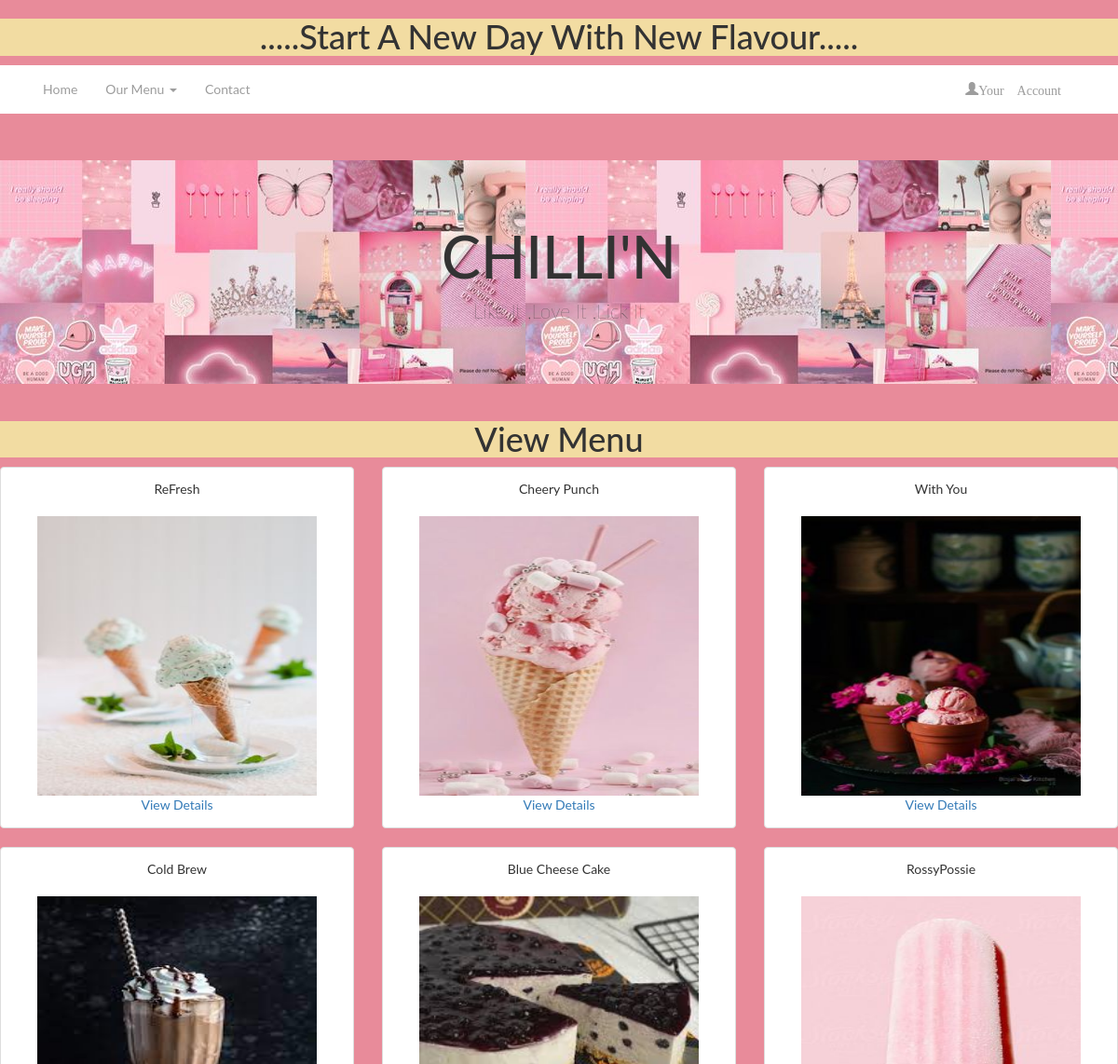
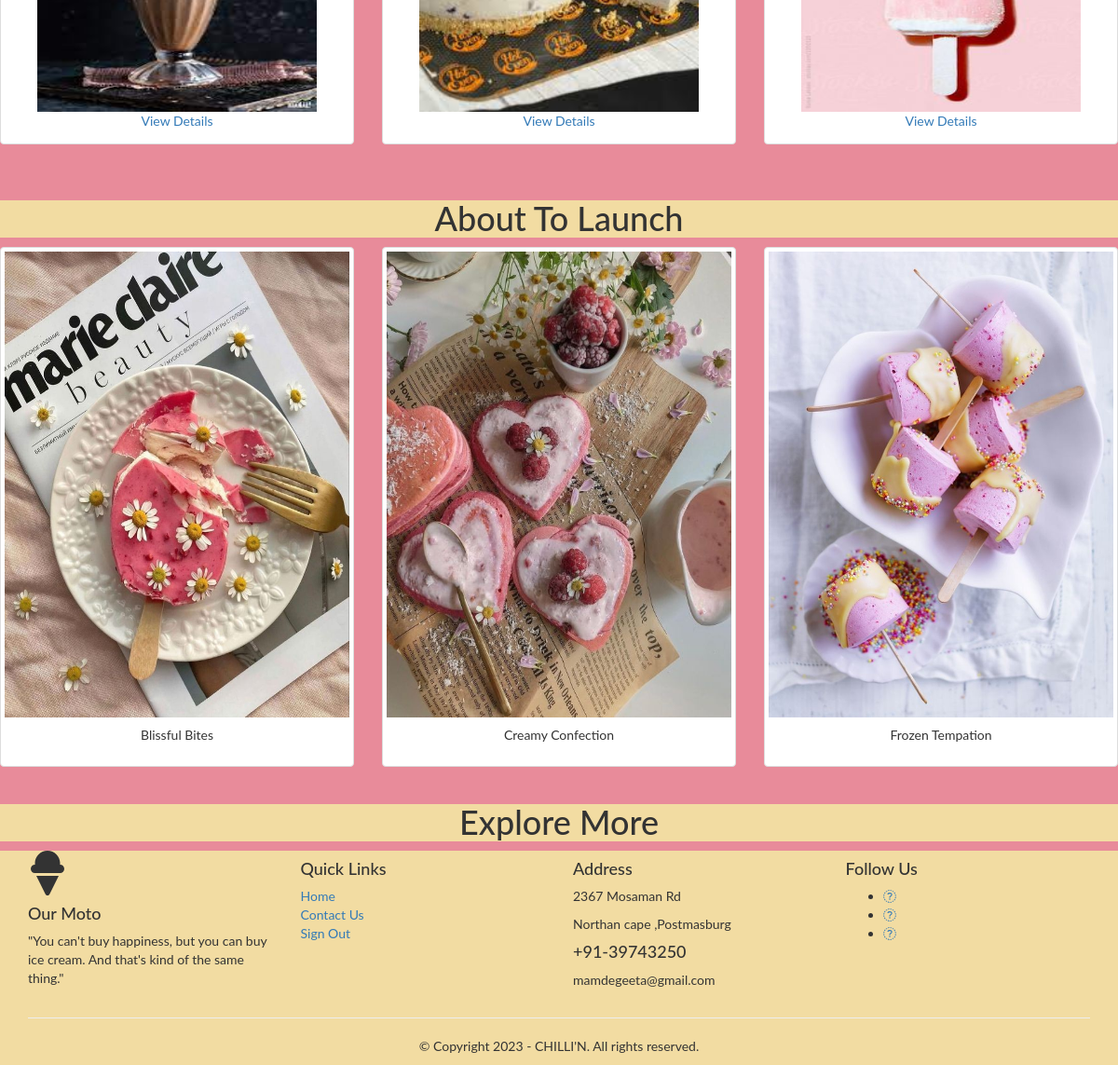
The page / on the database its author committed (2 pictures, top to bottom).
### backend/models.py (models this page shows)
class Ice_creame(models.Model):
    chillin_name = models.CharField(max_length=50)
    price = models.FloatField(default=50)
    description = models.CharField(max_length=100)
    image = models.ImageField(upload_to="image",default="abc.jpg",null=True)
    cate = models.ForeignKey(Category,on_delete=models.CASCADE)
    class Meta:
        db_table ="Ice_creame"

### frontend/views.py (the view)
# urls.py: path('',views.home),
def home(request):
    icey = Category.objects.all()
    creame = Ice_creame.objects.all()
    return render(request,"base1.html",{'icey':icey ,'creame':creame})

### frontend/templates/base1.html (shortened to what this page needs)
{%load  static %}
<!DOCTYPE html>
<html lang="en">
<head>
  <link rel="stylesheet" href="https://maxcdn.bootstrapcdn.com/bootstrap/3.4.1/css/bootstrap.min.css">
  <link rel="stylesheet" href="https://cdnjs.cloudflare.com/ajax/libs/font-awesome/4.7.0/css/font-awesome.min.css">
  <link rel="stylesheet" href="https://cdnjs.cloudflare.com/ajax/libs/font-awesome/5.15.3/css/all.min.css">
  <link rel="stylesheet" href="{% static 'css/base1.css' %}">
</head>
<body>
  <h1 class="heading">.....Start A New Day With New Flavour.....</h1>
<nav class="navbar navbar-inverse">
  <div class="container-fluid">
    <div class="navbar-header">
      {%if "uname" in request.session  %}
      <a class="navbar-brand" href="#">Hiii,{{request.session.uname}}</a>
      {%else%}
      <a class="navbar-brand" href="#"></a>
      {%endif%}
    </div>
    <div class="collapse navbar-collapse" id="myNavbar">
      <ul class="nav navbar-nav">
        <li><a href="/">Home</a></li>
        <li class="dropdown">
          <a class="dropdown-toggle" data-toggle="dropdown" href="#">Our Menu
          <span class="caret"></span></a>
        </li>
        <li><a href="/contact">Contact</a></li>
      </ul>
      <ul class="nav navbar-nav navbar-right">
        <li class="dropdown">
            <a class="dropdown-toggle" data-toggle="dropdown" href="#"><span class="glyphicon glyphicon-user">Your Account</span> </a>
             </li>
        {%if "uname" in request.session%}
        <li><a href="/showcart"><span class="glyphicon glyphicon-shopping-cart">Cart </span></a></li>
        {%else%}
        <li><a></a></li>
        {%endif%}
      </ul>
    </div>
  </div>
</nav>
<div class="jumbotron">
    <div class="container text-center">
      <h1>CHILLI'N</h1>
      <p>Like It ,Love It ,Lick It</p>
    </div>
</div>
<br>
{%block 'content'%}
<h1 class="heading"> View Menu</h1>
<div class="row">
  {%for cre in creame%}
  <div class="col-md-4">
    <div class="thumbnail">
        <div class="caption text-center">
          <p>{{cre.chillin_name}}</p>
        </div>
        <img src="{{cre.image.url}}" alt="Lights" style="height:300px; width:300px">
        <a href="/viewde1/{{cre.id}}"><p class="text-center">View Details</p></a>
    </div>
  </div>
  {%endfor%}
</div>
<br>
<h1 class="heading"> About To Launch </h1>
<div class="row">
    <div class="col-md-4">
      <div class="thumbnail">
          <img src="{% static 'img/atl1.jpg' %}" alt="Lights" style="height:500px; width:500px">
          <div class="caption">
            <p class="text-center">Blissful Bites</p>
          </div>
      </div>
    </div>
    <div class="col-md-4">
      <div class="thumbnail">
            <img src="{% static 'img/alt2.jpg' %}" alt="Lights" style="height:500px; width:500px">
          <div class="caption">
            <p class="text-center">Creamy Confection</p>
          </div>
      </div>
    </div>
    <div class="col-md-4">
      <div class="thumbnail">
            <img src="{% static 'img/alt3.jpg' %}" alt="Lights" style="height:500px; width:500px">
          <div class="caption">
            <p class="text-center">Frozen Tempation</p>
          </div>
      </div>
    </div>
  </div>
  {% endblock 'content' %}
    <h1 class="heading"> Explore More </h1>
  <footer class="mainfooter" role="contentinfo">
    <div class="footer-middle">
    <div class="container">
      <div class="row">
        <div class="col-md-3 col-sm-6">
          <div class="footer-pad">
            <i class='fas fa-ice-cream' style='font-size:48px;'></i>
            <h4> Our Moto</h4>
             <p>"You can't buy happiness, but you can buy ice cream. And that's kind of the same thing."</P>
            </div>
        </div>
        <div class="col-md-3 col-sm-6">
          <div class="footer-pad">
            <h4>Quick Links </h4>
            <ul class="list-unstyled">
              <li> <a href="/">Home </a> </li>
              <li> <a href="/contact">Contact Us </a> </li>
              <li> <a href="/signout">Sign Out</a> </li>
            </ul>
          </div>
        </div>
        <div class="col-md-3 col-sm-6">
          <div class="footer-pad">
            <h4> Address </h4>
             <p>2367 Mosaman Rd</p>
             <p>Northan cape ,Postmasburg</p>
             <h4>+91-39743250</h4>
             <p>mamdegeeta@gmail.com</p>
          </div>
        </div>
          <div class="col-md-3">
              <h4> Follow Us </h4>
              <ul class="social-network social-circle">
               <li> <a href="#" class="icoFacebook" title="Facebook"> <i class="fa fa-facebook"> </i> </a> </li>
               <li> <a href="#" class="icoLinkedin" title="Linkedin"> <i class="fa fa-linkedin"> </i> </a> </li>
               <li> <a href="#"> <i class="fa fa-youtube" aria-hidden="true"> </i> </a> </li>
              </ul>
      </div>
      </div>
      <hr>
      <div class="row">
      <div class="col-md-12 copy">
      <p class="text-center"> © Copyright 2023 - CHILLI'N.  All rights reserved. </p>
      </div>
      </div>
    </div>
    </div>
  </footer>
</body>
</html>

### static/css/base1.css (style rules this page uses)
body { background-color:rgb(232, 139, 154); font-family: "Lato", sans-serif; }
.navbar { margin-bottom: 50px; border-radius: 0; background-color :#ffffff; border-color:#ffffff; }
.jumbotron { margin-bottom: 0; background: url("/static/img/base1wall.jpg"); max-width: 100%; height: auto; }
.mainfooter { background-color:#F2DCA2; }
.heading { background-color: #F2DCA2; text-align: center; }

### rows shown on the page
Ice_creame: chillin_name "ReFresh", image (picture)
Ice_creame: chillin_name "Cheery Punch", image (picture)
Ice_creame: chillin_name "With You", image (picture)
Ice_creame: chillin_name "Cold Brew", image (picture)
Ice_creame: chillin_name "Blue Cheese Cake", image (picture)
Ice_creame: chillin_name "RossyPossie", image (picture)
